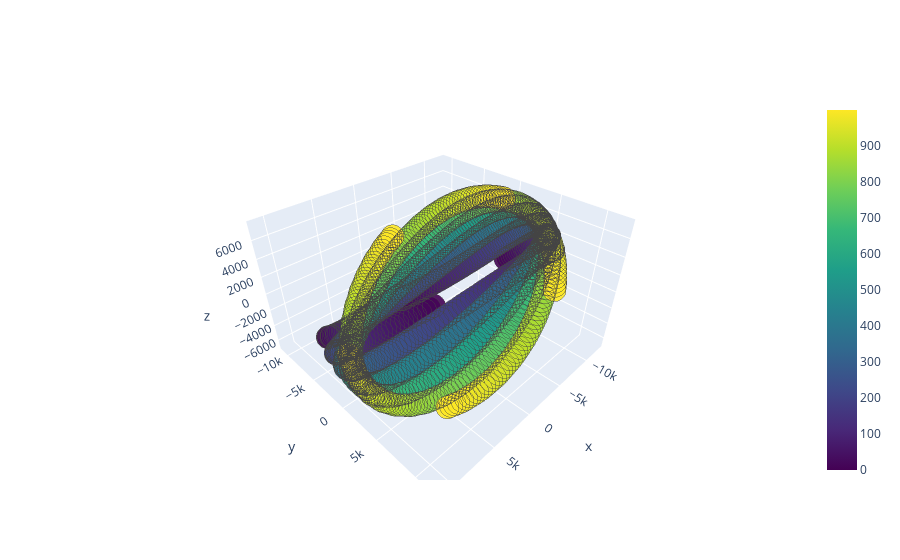

Notebook cell for this chart:
### Code cell
fig = go.Figure(data = [fig1])
fig.show()

### Figure 1 — Plotly figure (JSON) as saved in the notebook; plotly's stock layout.template omitted (floating-point values rounded to 4 significant figures; data arrays with more than 128 entries replaced by an {"elided": "..."} marker saying what was removed)
{"data": [{"marker": {"color": {"elided": "1000 int values"}, "colorscale": [[0, "#440154"], [0.1111, "#482878"], [0.2222, "#3e4989"], [0.3333, "#31688e"], [0.4444, "#26828e"], [0.5556, "#1f9e89"], [0.6667, "#35b779"], [0.7778, "#6ece58"], [0.8889, "#b5de2b"], [1, "#fde725"]], "line": {"width": 0.5}, "opacity": 0.9, "showscale": true, "size": 8, "symbol": "circle"}, "mode": "markers", "name": "Real", "type": "scatter3d", "x": {"elided": "1000 float values"}, "y": {"elided": "1000 float values"}, "z": {"elided": "1000 float values"}}], "layout": {}}
